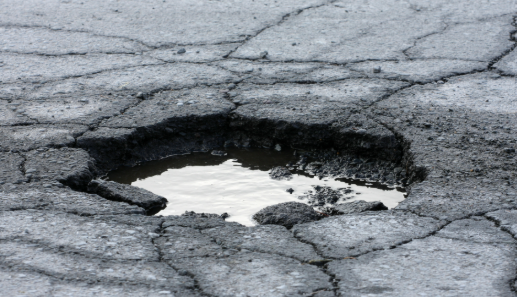
#> input picture uploads/040ce17839b04490aa2fc738a3f795db.png, 517 x 297 px
$ python -i image_analysis.py   (imports and definitions only)
#> lines starting #> are read from the running program, lines starting #| are printed output that depends on the picture
from dataclasses import dataclass, field
from pathlib import Path

from PIL import Image, ImageFilter, ImageOps, ImageStat

try:
    import cv2  # type: ignore
    import numpy as np  # type: ignore
except Exception:  # pragma: no cover
    cv2 = None
    np = None


@dataclass
class ImageAnalysisResult:
    brightness: float
    edge_density: float
    color_variance: float
    tags: list = field(default_factory=list)
    supporting_confidence: float = 0.0
    method: str = "civic_scene_relevance_gate"
    relevant: bool = True
    rejection_reason: str | None = None
    document_score: float = 0.0
    face_dominance: float = 0.0
    civic_relevance: float = 0.0


def _pixel_stats(path: Path):
    with Image.open(path) as original:
#> original is the input picture: PIL image 517x297 RGBA; mean R, G, B, A 128.4, 134.7, 141.4, 255
        original = ImageOps.exif_transpose(original).convert("RGB")
#> original: PIL image 517x297 RGB
        width, height = original.size
#> width = 517; height = 297
        preview = original.copy()
        preview.thumbnail((700, 700))

        gray = preview.convert("L")
        sample = gray.resize((120, 120))
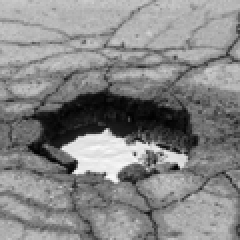
#> sample: PIL image 120x120 L (shown 2 times larger); min 0, max 250, mean 133.6

        brightness = ImageStat.Stat(gray).mean[0]
#> brightness = 133.6
        edges = gray.filter(ImageFilter.FIND_EDGES)
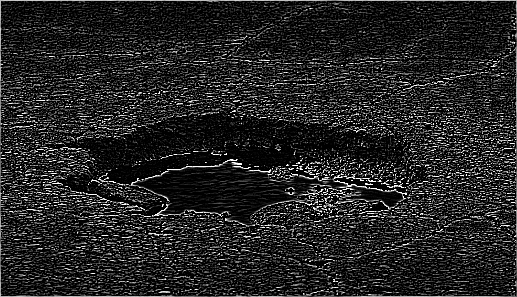
#> edges: PIL image 517x297 L; min 0, max 255, mean 36.8
        edge_density = min(
            1.0,
            ImageStat.Stat(edges).mean[0] / 65.0,
        )
#> edge_density = 0.566

        rgb_stat = ImageStat.Stat(preview)
        color_variance = min(
            1.0,
            (sum(rgb_stat.stddev) / 3) / 85.0,
        )
#> color_variance = 0.661

        white_ratio = sum(
            1
            for value in sample.getdata()
            if value >= 242
        ) / (120 * 120)
#> white_ratio = 0.00347

        dark_ratio = sum(
            1
            for value in sample.getdata()
            if value <= 70
        ) / (120 * 120)
#> dark_ratio = 0.134

        return (
            width,
            height,
            brightness,
            edge_density,
            color_variance,
            white_ratio,
            dark_ratio,
            preview,
        )


# [436 lines left out: functions _opencv_signals, _category_score, _rejection, analyze_image, not called in this run]

>>> result = _pixel_stats('../../uploads/040ce17839b04490aa2fc738a3f795db.png')
#> result = 8 items, first 6: 517, 297, 133.6, 0.566, 0.661, 0.00347
